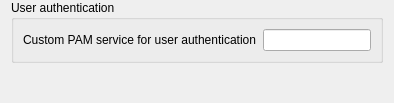
<?xml version="1.0" encoding="UTF-8"?>
<ui version="4.0">
 <class>LinuxPlatformConfigurationPage</class>
 <widget class="QWidget" name="LinuxPlatformConfigurationPage">
  <property name="windowTitle">
   <string>Linux</string>
  </property>
  <property name="windowIcon">
   <iconset resource="linux.qrc">
    <normaloff>:/linux/tux.png</normaloff>:/linux/tux.png</iconset>
  </property>
  <layout class="QVBoxLayout" name="verticalLayout_2">
   <property name="topMargin">
    <number>0</number>
   </property>
   <property name="bottomMargin">
    <number>0</number>
   </property>
   <item>
    <widget class="QGroupBox" name="groupBox">
     <property name="title">
      <string>User authentication</string>
     </property>
     <layout class="QGridLayout" name="gridLayout">
      <item row="1" column="0">
       <widget class="QLabel" name="label">
        <property name="text">
         <string>Custom PAM service for user authentication</string>
        </property>
       </widget>
      </item>
      <item row="1" column="1">
       <widget class="QLineEdit" name="pamServiceName">
        <property name="maxLength">
         <number>16</number>
        </property>
       </widget>
      </item>
     </layout>
    </widget>
   </item>
   <item>
    <spacer name="verticalSpacer">
     <property name="orientation">
      <enum>Qt::Vertical</enum>
     </property>
     <property name="sizeHint" stdset="0">
      <size>
       <width>20</width>
       <height>40</height>
      </size>
     </property>
    </spacer>
   </item>
  </layout>
 </widget>
 <resources>
  <include location="linux.qrc"/>
 </resources>
 <connections/>
 <slots>
  <slot>updateVncServerPluginConfigurationWidget()</slot>
  <slot>startLinuxPlatform()</slot>
  <slot>stopLinuxPlatform()</slot>
 </slots>
</ui>
